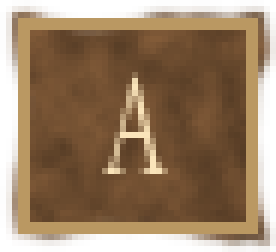
#> input picture Assets/Art/UI/CharacterSelect/HintTag_Confirm.png, 46 x 42 px (shown 6 times larger)
$ python -i asset_update.py   (imports and definitions only)
#> lines starting #> are read from the running program, lines starting #| are printed output that depends on the picture
"""タイトル画面のアセット更新「早馬の荷札」のデザイン案を、タイトル画面に合成して出す。

    python tools/art/asset_update.py --out-dir <dir> [--shot <title_screenshot.png>]   # 3案 x 4状態のモック
    python tools/art/asset_update.py --emit                                           # 案A のスプライトを書き出す
    python tools/art/asset_update.py --preview --out-dir <dir>                        # 案A をゲームと同じ座標で全状態
    python tools/art/asset_update_prefab.py                                           # 案A の prefab を組む

配信アセットの更新 (Packages/AssetUpdater) は揃っているが、画面は仮の MessageBoxW のまま。
更新を「早馬が届けた荷」に見立て、荷札に 荷の数・重さ・送り状(版) を書き、ダウンロードの進みを
蹄の跡で、結果を朱の判子(受領 / 不着)で見せる。

案A 吊り荷札       画面中央に大きな荷札を一枚、釘から麻紐で吊るす。背景は暗くぼかす
案B 送り状と荷札   板に留めた横長の送り状に荷の中身を品目ごとに書き、左上に荷札を括り付ける
案C 隅の小荷札     タイトル絵はほぼそのまま見せ、右下に小さな荷札を吊るす

状態は AssetUpdateState のうち画面に出る4つ (UpdateAvailable / Downloading / Failed / ReadyToRestart) を並べる。
Checking / UpToDate / NotInstalled / CheckFailed は何も出さない (今と同じくログだけ)。

素材と色は docs/UIDesign.md の系統A (character_select.py の羊皮紙・釘・判子・案内の木札) に揃える。
TextRenderer は文字を回転できないので、傾けるのは紙と飾りだけで、文字は水平に置く。
--shot を省くと Assets/Art/UI/Sample/BackGround.png (タイトルの絵) を 16:9 に切り出して使う。

Requires Pillow + numpy.
"""
import argparse
import math
import sys
from pathlib import Path

import numpy as np
from PIL import Image, ImageDraw, ImageFilter

REPO_ROOT = Path(__file__).resolve().parents[2]
sys.path.insert(0, str(REPO_ROOT))
sys.path.insert(0, str(Path(__file__).resolve().parent))

from character_select import (  # noqa: E402
    BODY_FONT, BRUSH_FONT, BRASS, CANDLE, INK, INK_FADE, PARCH, PARCH_OLD, STAMP_RED, bevel, drop_shadow, fbm, font,
    grid, hint_tag, nail, paste, rect_outside, rgba, soften, text, wood_board)

SCREEN_W, SCREEN_H = 1920, 1080
TITLE_ART = REPO_ROOT / 'Assets' / 'Art' / 'UI' / 'Sample' / 'BackGround.png'

HINT_COLOR = (240, 226, 202)
TWINE = np.array([0.50, 0.38, 0.22], np.float32)
KRAFT = np.array([0.80, 0.68, 0.48], np.float32)   # 荷札は羊皮紙より少し黄みの強い厚紙

# モックに書く値 (UpdateCheckResult / DownloadProgress から出せるものだけ)
SAMPLE = {
    'version': '0.9.3',
    'files': 147,
    'bytes_mb': 312.4,
    'received_mb': 193.6,
    'finished_files': 91,
    'percent': 62,
    'error': '通信が途切れました (タイムアウト)',
    # diff.added / changed の path の拡張子で分けた品目
    'kinds': [('3D モデル', 42, 188.2), ('エフェクト', 18, 61.5), ('音', 9, 27.9), ('絵', 36, 30.1),
              ('データ', 42, 4.7)],
}
STATES = ['confirm', 'download', 'failed', 'done']
STATE_LABELS = {'confirm': '更新の確認', 'download': '受け取り中', 'failed': '失敗', 'done': '完了 → 終了'}


# ---------------------------------------------------------------- 背景
# [12 lines left out: function dim, not called in this run]


def load_base(shot_path):
    if shot_path:
        im = Image.open(shot_path).convert('RGBA')
#> im is the input picture: PIL image 46x42 RGBA; mean R, G, B, A 120.9, 87.6, 53.6, 194.2
        return im.resize((SCREEN_W, SCREEN_H), Image.LANCZOS) if im.size != (SCREEN_W, SCREEN_H) else im
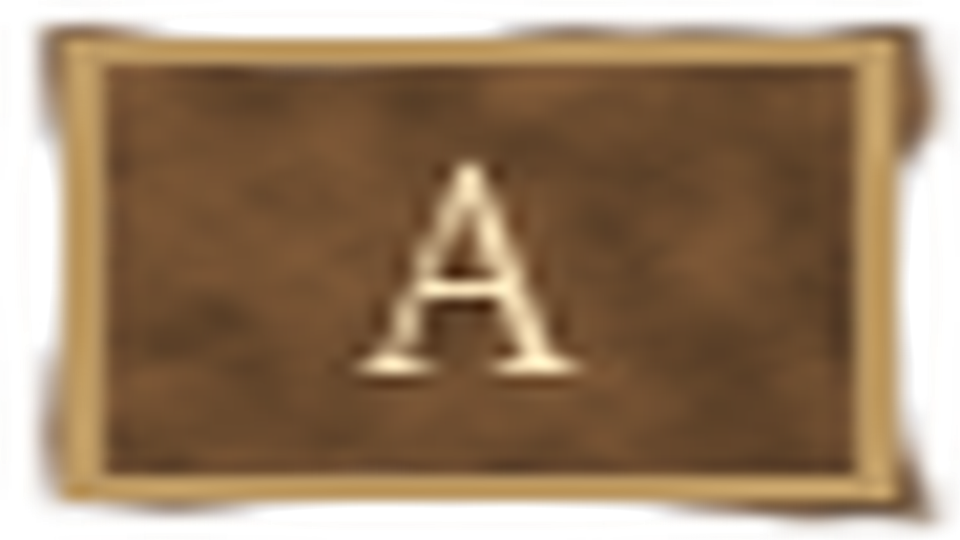
#> returned value: PIL image 1920x1080 RGBA (shown at 1/2 size); mean R, G, B, A 116.2, 85.4, 50.3, 194.4; transparent parts drawn white
    art = Image.open(TITLE_ART).convert('RGBA')
    # 絵の周りの黒い額を落として 16:9 に切る
    sx, sy = art.width / 2000, art.height / 1413
    x0, x1 = int(110 * sx), int(1886 * sx)
    w = x1 - x0
    h = int(w * SCREEN_H / SCREEN_W)
    cy = int((118 + 1303) / 2 * sy)
    return art.crop((x0, cy - h // 2, x1, cy + h // 2)).resize((SCREEN_W, SCREEN_H), Image.LANCZOS)


# ---------------------------------------------------------------- 部品
# [97 lines left out: functions luggage_tag, invoice, twine, sag, hoofprint, not called in this run]


KRAFT_RGB = tuple(int(v * 230) for v in KRAFT)


# [39 lines left out: functions hoof_trail, hanko, not called in this run]


def paste_center(base, part, cx, cy):
    base.alpha_composite(part, (int(cx - part.width / 2), int(cy - part.height / 2)))


# [14 lines left out: functions paste_tilted_shadow, hint_strip, not called in this run]


def rule(base, x0, x1, y, color=INK_FADE, width=2, alpha=200):
    ImageDraw.Draw(base).line([(x0, y), (x1, y)], fill=(*color, alpha), width=width)


def kv_row(base, x0, x1, y, label, value, label_px=28, value_px=40):
    text(base, (x0, y), label, label_px, (*INK_FADE, 255), BODY_FONT, anchor='lm')
    text(base, (x1, y), value, value_px, (*INK, 255), BRUSH_FONT, anchor='rm')


# [16 lines left out: functions headline, hints_for, not called in this run]


def size_line():
    s = SAMPLE
    return f"{s['received_mb']:.1f} / {s['bytes_mb']:.1f} MB    {s['finished_files']} / {s['files']} 件"


# ---------------------------------------------------------------- 案A 吊り荷札 (決定案)
# 2026-09-22 に3案から案A「吊り荷札」に決まった。以下の LAYOUT がそのままプレハブの座標になる
# (tools/art/asset_update_prefab.py)。スプライトは中心、文字は上端 (左寄せは左上 / 中央寄せは上辺の中央 /
# 右寄せは右上)。荷札の傾き・影・麻紐・釘、変わらない「早馬便 荷札」の見出しと早馬の丸印は絵に焼き込み、
# 状態ごとに変わる文字だけを TextRenderer で水平に書く。
EMIT_DIR = REPO_ROOT / 'Assets' / 'Art' / 'UI' / 'AssetUpdate'
HINT_CONFIRM_SPRITE = REPO_ROOT / 'Assets' / 'Art' / 'UI' / 'CharacterSelect' / 'HintTag_Confirm.png'
HINT_CANCEL_SPRITE = REPO_ROOT / 'Assets' / 'Art' / 'UI' / 'CharacterSelect' / 'HintTag_Cancel.png'
BACKDROP_SPRITE = REPO_ROOT / 'Assets' / 'Art' / 'UI' / 'Backdrop.png'   # 960x540 を 2 倍で敷く
BLACK_MASK_SPRITE = REPO_ROOT / 'Assets' / 'Art' / 'UI' / 'BlackMask.png'

TAG_W, TAG_H = 600, 780
TAG_CENTER = (960, 590)
TAG_ANGLE = -1.4
TAG_NAIL = (958, 118)
TAG_SEED = 31
HOOF_PX = 46
HOOF_COUNT = 9

LAYOUT = {
    'veil_black': ((SCREEN_W / 2, SCREEN_H / 2), 0.47, 120),   # BlackMask の中心・倍率・濃さ (ぼかせない代わりに沈める)
    'veil': ((SCREEN_W / 2, SCREEN_H / 2), 2.0, 235),          # Backdrop の中心・倍率・濃さ
    'headline': ((960, 407), 50),
    'detail_rows': [530, 614, 698],                             # 行の中心の y
    'detail_label_x': 730, 'detail_label_px': 28,
    'detail_value_x': 1190, 'detail_value_px': 40,
    'detail_rule_dy': 36,
    'note': ((960, 827), 26),
    'hoof_first': (753, 550), 'hoof_step': 51.75, 'hoof_zigzag': 7,
    'percent': ((960, 628), 84),
    'amount': ((960, 747), 26),
    'wait': ((960, 837), 26),
    'warning': ((960, 515), 28),
    'error': ((960, 572), 24), 'error_line_units': 34, 'error_max_lines': 3,  # 半角=1 / 全角=2 で数える
    'stamp': (1000, 805),                                       # 不着 / 版違い
    'stamp_received': (1110, 790),
    'hint_confirm_tag': (1500, 1010), 'hint_confirm_label': ((1532, 997), 26),
    'hint_cancel_tag': (1720, 1010), 'hint_cancel_label': ((1752, 997), 26),
    'hint_confirm_button': ((1580, 1010), (200, 52)),           # クリックできる範囲 (中心と大きさ)
    'hint_cancel_button': ((1790, 1010), (160, 52)),
    'seal_on_tag': (85, 712),                                   # 荷札の左上からの早馬の丸印
    'label_on_tag': (300, 150), 'rule_on_tag': (60, 540, 178),
}
DETAIL_LABELS = ['荷 の 数', '重 さ', '送 り 状']
NOTE_OFFER = '受け取ったあと、ゲームを起動し直します'


# [57 lines left out: functions tag_sprite, rule_sprite, stamp_sprites, hoof_positions, emit_sprites, not called in this run]


# 状態ごとに出すもの (C++ の AssetUpdateTagUi と同じ分け方)
PREVIEW_TEXT = {
    'confirm': {'headline': '新しい荷が届きました', 'note': NOTE_OFFER, 'hints': ('受け取る', 'あとで')},
    'download': {'headline': '荷を受け取っています', 'hints': None},
    'failed': {'headline': '荷が届きませんでした', 'hints': ('もう一度', 'あとで')},
    'done': {'headline': '荷を受け取りました', 'note': 'ゲームを起動し直してください', 'hints': ('閉じる', None)},
    'wrong': {'headline': '荷を受け取れません', 'hints': (None, '閉じる')},
}


# [16 lines left out: function wrap_units, not called in this run]


def put_text(im, pos_px, s, color, path, align='ma'):
    (x, y), px = pos_px
    text(im, (x, y), s, px, (*color, 255), path, anchor=align)


# [199 lines left out: functions mock_a, mock_b, mock_c, not called in this run]


PLANS = [
    ('A', '案A  吊り荷札', mock_a),
    ('B', '案B  送り状と荷札', mock_b),
    ('C', '案C  隅の小荷札', mock_c),
]


# [57 lines left out: functions contact_sheet, main, not called in this run]


# [2 lines not run here, left out]

>>> result = load_base('../../Assets/Art/UI/CharacterSelect/HintTag_Confirm.png')

$ run again, on Assets/Art/UI/CharacterSelect/Bill_Selected.png
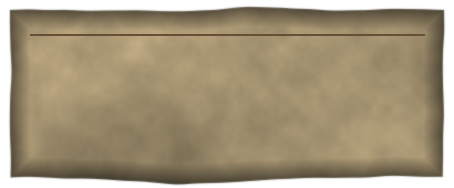
#> input picture Assets/Art/UI/CharacterSelect/Bill_Selected.png, 454 x 188 px
#> in load_base, im is the input picture: PIL image 454x188 RGBA; mean R, G, B, A 139.3, 124.5, 95.2, 219.5
#> in load_base, `return im.resize((SCREEN_W, SCREEN_H), Image.LANCZOS) if im.size != (S..`:
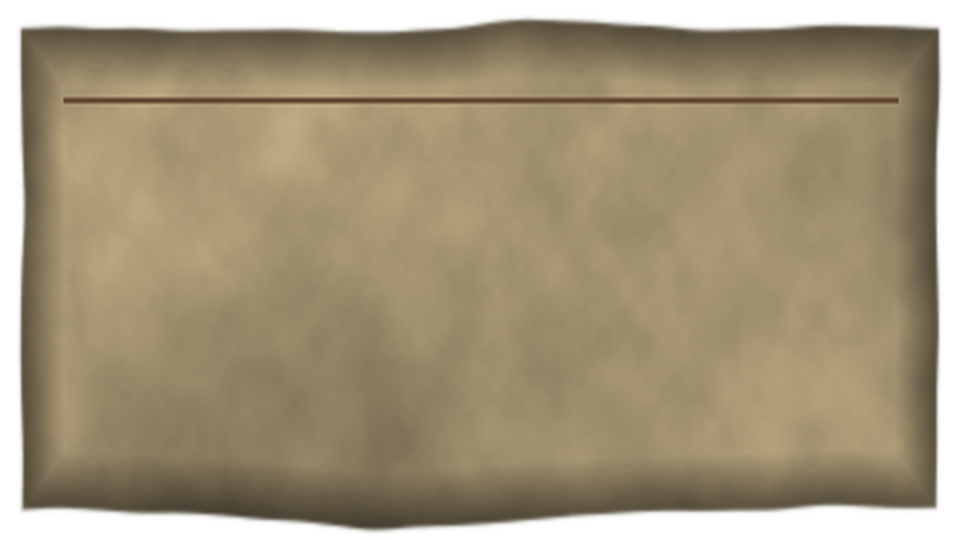
#> returned value: PIL image 1920x1080 RGBA (shown at 1/2 size); mean R, G, B, A 130.7, 116.8, 89.1, 219.5; transparent parts drawn white
